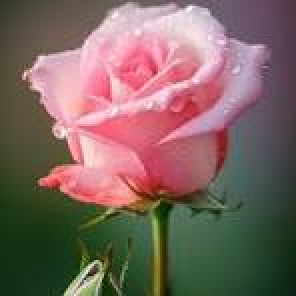
#> input picture rose.jpeg, 148 x 148 px (shown 2 times larger)
$ jupyter execute --allow-errors blurimg.ipynb   (shell and % lines are left out)
#> lines starting #> are read from the running program, lines starting #| are printed output that depends on the picture; after the words box and inside, x2 and y2 are one past the last pixel; in counts of white or black regions, pixels touching at a corner belong together
[cell 1]
import cv2
image = cv2.imread('rose.jpeg')
#> image is the input picture: shape (148, 148, 3); mean B, G, R 96.5, 102.2, 125.4
blurred_image = cv2.GaussianBlur(image,(15,15),0)
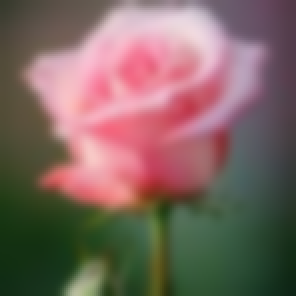
#> blurred_image: shape (148, 148, 3) (shown 2 times larger); mean B, G, R 96.6, 102.2, 125.4
cv2.imshow('Original Image',image)
cv2.imshow('Blurred Image',blurred_image)
cv2.waitKey(0)
cv2.destroyAllWindows()

[cell 2]
import cv2
import numpy as np
import matplotlib.pyplot as plt

[cell 3]
image = cv2.imread('rose.jpeg',cv2.IMREAD_GRAYSCALE)
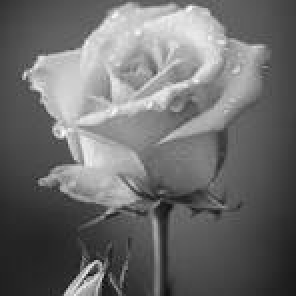
#> image: shape (148, 148) (shown 2 times larger); min 6, max 254, mean 108.5
_, binary_segmentation=cv2.threshold(image,127,255,cv2.THRESH_BINARY )
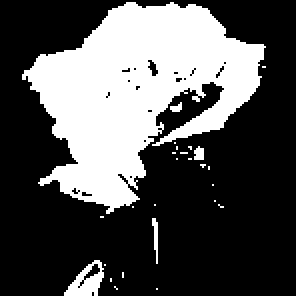
#> binary_segmentation: shape (148, 148) (shown 2 times larger); 32.2% white; 26 white regions (22 under 20 px), largest, box (x1, y1, x2, y2) and area: (11, 1, 133, 107) 6738, (32, 130, 52, 148) 185, (76, 109, 79, 132) 41, (97, 73, 102, 80) 29
plt.figure(figsize=(10,5))
plt.subplot(1,2,1)
plt.imshow(image,cmap='gray')
plt.title("original image")
plt.axis("off")
plt.subplot(1,2,2)
plt.imshow(binary_segmentation,cmap='gray')
plt.title("binary_segmentation")
plt.axis("off")
plt.show()
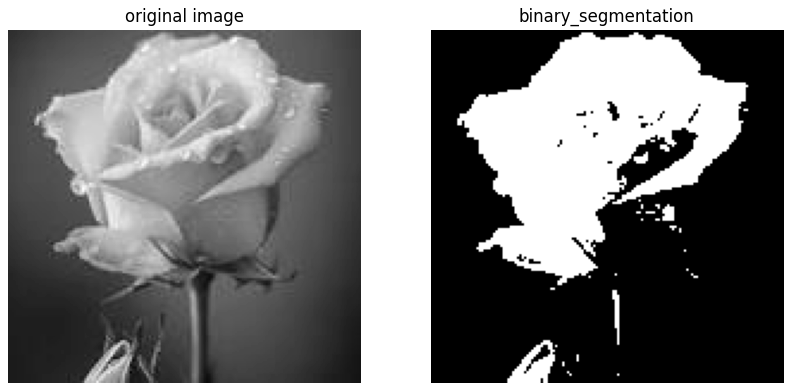
#> figure drawn by matplotlib, 2 panels

[cell 4]
image = cv2.imread('rose.jpeg',cv2.IMREAD_GRAYSCALE)
_, otsu=cv2.threshold(image,0,255,cv2.THRESH_BINARY +cv2.THRESH_OTSU)
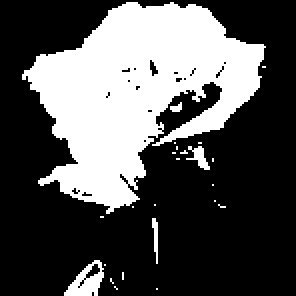
#> otsu: shape (148, 148) (shown 2 times larger); 32.6% white; 24 white regions (20 under 20 px), largest, box (x1, y1, x2, y2) and area: (11, 1, 133, 107) 6779, (32, 130, 52, 148) 186, (93, 73, 105, 85) 64, (76, 109, 79, 132) 43
plt.figure(figsize=(10,5))
plt.subplot(1,2,1)
plt.imshow(image,cmap='gray')
plt.title("original image")
plt.axis("off")
plt.subplot(1,2,2)
plt.imshow(otsu,cmap='gray')
plt.title("image segmentation with otsu threshold")
plt.axis("off")
plt.show()

[cell 5]
import cv2
import numpy as np
import matplotlib.pyplot as plt
image1=cv2.imread('1.jpeg')
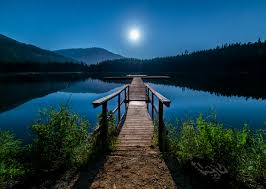
#> input picture 1.jpeg, 266 x 189 px
#> image1 is the input picture: shape (189, 266, 3); mean B, G, R 82.2, 65.3, 27.7
image2=cv2.imread('2.jpeg')
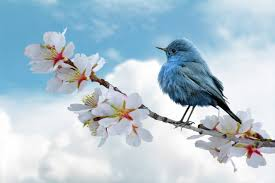
#> input picture 2.jpeg, 275 x 183 px
#> image2 is the input picture: shape (183, 275, 3); mean B, G, R 210.7, 198.4, 178.6
#cv2.addWeighted is applied over the
#image with applied parameters
#> (the rest of this cell did not finish here and is left out)

[cell 6]
import cv2

# Load the images
image1 = cv2.imread('1.jpeg')
image2 = cv2.imread('2.jpeg')

# Check if images are loaded properly
if image1 is None or image2 is None:
    print("Error: Could not load one or both images.")
    exit()

# Ensure both images are the same size; resize if necessary
if image1.shape != image2.shape:
    image2 = cv2.resize(image2, (image1.shape[1], image1.shape[0]))
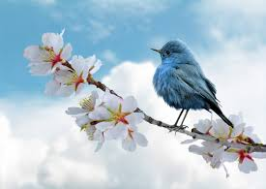
#> image2: shape (189, 266, 3); mean B, G, R 210.6, 198.3, 178.5

# Combine the images with weighted sum
alpha = 0.6  # Weight for the first image
beta = 0.4   # Weight for the second image
weighted_sum = cv2.addWeighted(image1, alpha, image2, beta, 0)
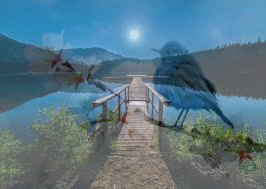
#> weighted_sum: shape (189, 266, 3); mean B, G, R 133.6, 118.5, 88

# Display the resulting image
cv2.imshow('Weighted Image', weighted_sum)

# Wait for a key press and close the window
if cv2.waitKey(0) & 0xFF == 27:
#> (key Esc is pressed here)
    cv2.destroyAllWindows()

[cell 7]
import cv2
import numpy as np

# Load images
image1 = cv2.imread('1.jpeg')
image2 = cv2.imread('2.jpeg')

# Check if images are loaded successfully
if image1 is None or image2 is None:
    print("Error: One of the images did not load.")
    exit()

# Resize image2 to match image1's dimensions
if image1.shape[:2] != image2.shape[:2]:
    image2 = cv2.resize(image2, (image1.shape[1], image1.shape[0]))

# Normalize weights
weight1 = 0.5
weight2 = 0.5

# Blend images
weightedSum = cv2.addWeighted(image1, weight1, image2, weight2, 0)
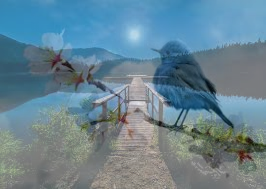
#> weightedSum: shape (189, 266, 3); mean B, G, R 146.4, 131.8, 103.1

# Display the resulting image
cv2.imshow('Weighted Image', weightedSum)

# Wait for user to press a key, then close the window
cv2.waitKey(0)
cv2.destroyAllWindows()
